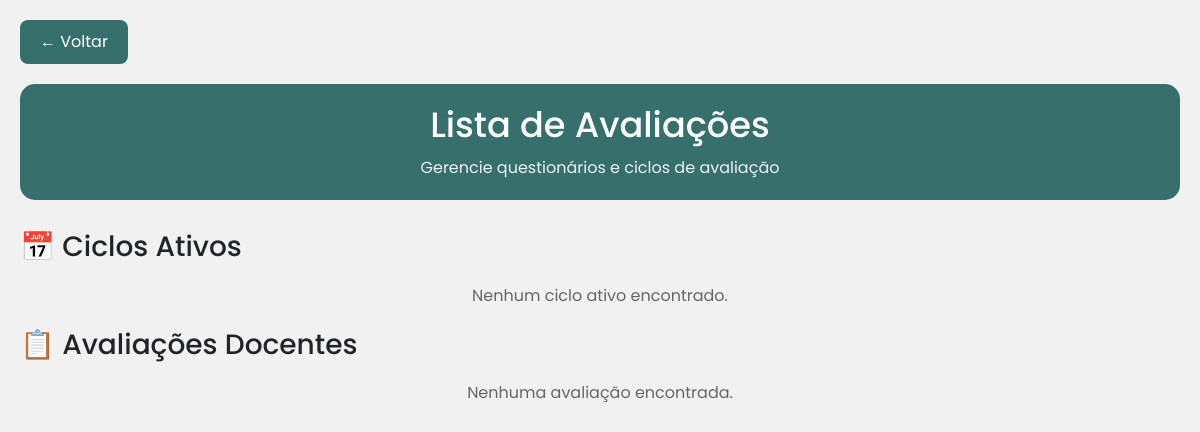
The page /avaliacoes/ (signed in) on the database as committed earlier.
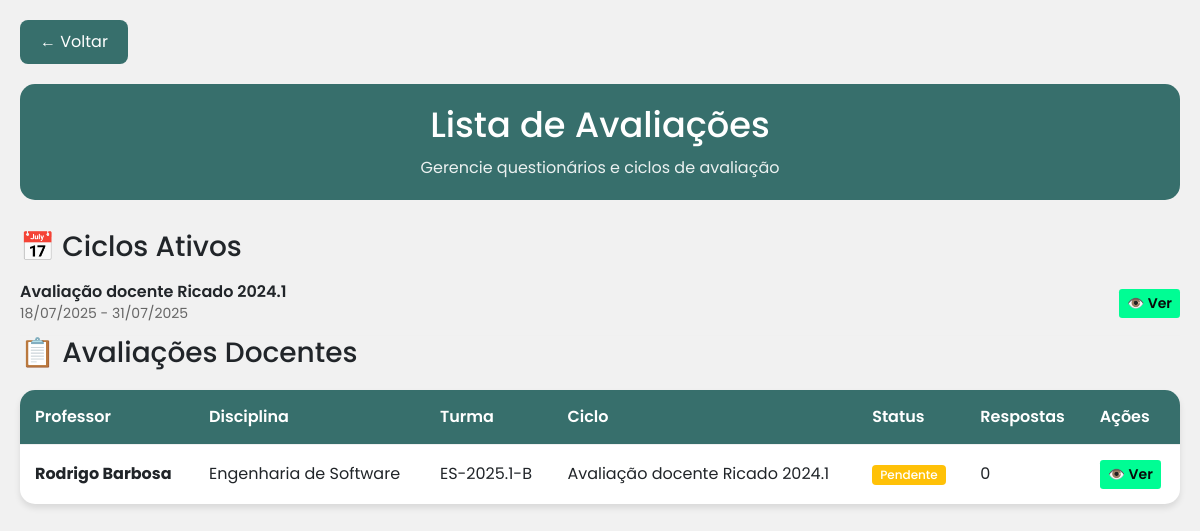
The same page on the database as committed later.
### avaliacao_docente/models.py (models this page shows, shortened)
class CicloAvaliacao(models.Model):
    nome = models.CharField(max_length=100)  # Ex: "Avaliação Docente 2024.1"
    periodo_letivo = models.ForeignKey(
        PeriodoLetivo, on_delete=models.CASCADE, related_name="ciclos_avaliacao"
    )
    data_inicio = models.DateTimeField()
    data_fim = models.DateTimeField()
    questionario = models.ForeignKey(
        QuestionarioAvaliacao, on_delete=models.CASCADE, related_name="ciclos"
    )
    ativo = models.BooleanField(default=True)
    permite_avaliacao_anonima = models.BooleanField(default=True)
    permite_multiplas_respostas = models.BooleanField(default=False)
    enviar_lembrete_email = models.BooleanField(default=True)
    turmas = models.ManyToManyField(
        Turma,
        related_name="ciclos_avaliacao",
        blank=True,
        verbose_name="Turmas que devem responder",
        help_text="Selecione as turmas que devem participar desta avaliação",
    )
    data_criacao = models.DateTimeField(auto_now_add=True)
    criado_por = models.ForeignKey(
        User, on_delete=models.CASCADE, related_name="ciclos_criados"
    )
    class Meta:
        ordering = ["-data_inicio"]
        verbose_name = "Ciclo de Avaliação"
        verbose_name_plural = "Ciclos de Avaliação"

class AvaliacaoDocente(models.Model):
    STATUS_CHOICES = [
        ("pendente", "Pendente"),
        ("em_andamento", "Em Andamento"),
        ("finalizada", "Finalizada"),
        ("cancelada", "Cancelada"),
    ]
    ciclo = models.ForeignKey(
        CicloAvaliacao, on_delete=models.CASCADE, related_name="avaliacoes"
    )
    turma = models.ForeignKey(
        Turma, on_delete=models.CASCADE, related_name="avaliacoes_docente"
    )
    professor = models.ForeignKey(
        PerfilProfessor, on_delete=models.CASCADE, related_name="avaliacoes_recebidas"
    )
    disciplina = models.ForeignKey(
        Disciplina, on_delete=models.CASCADE, related_name="avaliacoes_docente"
    )
    status = models.CharField(max_length=15, choices=STATUS_CHOICES, default="pendente")
    data_criacao = models.DateTimeField(auto_now_add=True)
    data_atualizacao = models.DateTimeField(auto_now=True)
    class Meta:
        unique_together = ["ciclo", "turma", "professor", "disciplina"]
        ordering = ["-data_criacao"]
        verbose_name = "Avaliação Docente"
        verbose_name_plural = "Avaliações Docentes"
    def total_respostas(self):
        return self.respostas.values("aluno").distinct().count()

class PerfilProfessor(models.Model):
    user = models.OneToOneField(
        User, on_delete=models.CASCADE, related_name="perfil_professor"
    )
    registro_academico = models.CharField(max_length=45)
    objects = models.Manager()  # Manager padrão
    non_admin = PerfilProfessorManager()  # Manager que exclui admins
    objects = PerfilProfessorManager()

class Disciplina(models.Model):
    TIPO_CHOICES = [
        ("Obrigatória", "Obrigatória"),
        ("Optativa", "Optativa"),
    ]
    disciplina_nome = models.CharField(max_length=100)
    disciplina_sigla = models.CharField(max_length=45)
    disciplina_tipo = models.CharField(max_length=45, choices=TIPO_CHOICES)
    curso = models.ForeignKey(
        Curso, on_delete=models.CASCADE, related_name="disciplinas"
    )
    professor = models.ForeignKey(
        PerfilProfessor, on_delete=models.CASCADE, related_name="disciplinas"
    )
    periodo_letivo = models.ForeignKey(
        PeriodoLetivo, on_delete=models.CASCADE, related_name="disciplinas"
    )

class Turma(models.Model):
    TURNO_CHOICES = [
        ("matutino", "Matutino"),
        ("vespertino", "Vespertino"),
        ("noturno", "Noturno"),
    ]
    STATUS_CHOICES = [
        ("ativa", "Ativa"),
        ("finalizada", "Finalizada"),
    ]
    codigo_turma = models.CharField(max_length=20, unique=True)  # Ex: "INFO3A-2024.1"
    disciplina = models.ForeignKey(
        Disciplina, on_delete=models.CASCADE, related_name="turmas"
    )
    professor = models.ForeignKey(
        PerfilProfessor, on_delete=models.CASCADE, related_name="turmas"
    )
    periodo_letivo = models.ForeignKey(
        PeriodoLetivo, on_delete=models.CASCADE, related_name="turmas"
    )
    turno = models.CharField(max_length=15, choices=TURNO_CHOICES)
    status = models.CharField(max_length=15, choices=STATUS_CHOICES, default="ativa")
    data_criacao = models.DateTimeField(auto_now_add=True)
    class Meta:
        unique_together = ["disciplina", "periodo_letivo", "turno"]
        ordering = ["periodo_letivo", "disciplina__disciplina_nome"]

### avaliacao_docente/views.py (the view)
# urls.py: path("avaliacoes/", views.listar_avaliacoes, name="listar_avaliacoes"),
@login_required
def listar_avaliacoes(request):
    if hasattr(request.user, "perfil_aluno"):
        from django.db.models import Q
        turmas_aluno = request.user.perfil_aluno.matriculas.filter(
            status="ativa"
        ).values_list("turma_id", flat=True)
        avaliacoes_disponiveis = (
            AvaliacaoDocente.objects.filter(
                ciclo__ativo=True,
                turma_id__in=turmas_aluno,  # Apenas das turmas em que o aluno está matriculado
            )
            .exclude(
                respostas__aluno=request.user.perfil_aluno
            )
            .distinct()
            .order_by("-data_criacao")
        )
        avaliacoes = avaliacoes_disponiveis
        titulo = "Avaliações Disponíveis para Responder"
    else:
        avaliacoes = AvaliacaoDocente.objects.filter(ciclo__ativo=True).order_by(
            "-data_criacao"
        )
        titulo = "Avaliações Docentes"
    ciclos = CicloAvaliacao.objects.filter(ativo=True).order_by("-data_inicio")
    paginator = Paginator(avaliacoes, 10)
    page_number = request.GET.get("page")
    page_obj = paginator.get_page(page_number)
    context = {
        "avaliacoes": page_obj,
        "ciclos": ciclos,
        "titulo": titulo,
    }
    return render(request, "avaliacoes/listar_avaliacoes.html", context)

### avaliacao_docente/templatetags/user_tags.py (called while the page is built)
@register.filter
def get_user_role(user):
    if check_role(user, "admin"):
        return "Administrador"
    elif check_role(user, "coordenador"):
        return "Coordenador"
    elif check_role(user, "professor"):
        return "Professor"
    elif check_role(user, "aluno"):
        return "Aluno"
    else:
        return "Sem role definida"

@register.filter
def get_user_role_class(user):
    if check_role(user, "admin"):
        return "role-admin"
    elif check_role(user, "coordenador"):
        return "role-coordenador"
    elif check_role(user, "professor"):
        return "role-professor"
    elif check_role(user, "aluno"):
        return "role-aluno"
    else:
        return "role-sem-role"

@register.filter
def get_user_profile_type(user):
    if hasattr(user, "perfil_professor"):
        return "Professor"
    elif hasattr(user, "perfil_aluno"):
        return "Aluno"
    else:
        return "Administrativo"

@register.filter
def has_role(user, role):
    return check_role(user, role)

### templates/avaliacoes/listar_avaliacoes.html (shortened to what this page needs)
{% extends 'avaliacoes/base_avaliacoes.html' %}
{% load user_tags %}
{% block page_title %}Lista de Avaliações{% endblock %}
{% block page_description %}Gerencie questionários e ciclos de avaliação{% endblock %}
{% block content %}
<div class="avaliacoes-grid">
    <div class="avaliacao-card">
        <h3>📅 Ciclos Ativos</h3>
        {% if ciclos %}
        {% for ciclo in ciclos %}
        <div
            style="display: flex; justify-content: space-between; align-items: center; padding: 10px 0; border-bottom: 1px solid #f0f0f0;">
            <div>
                <h6 style="margin: 0; font-weight: 600;">{{ ciclo.nome }}</h6>
                <small style="color: #666;">
                    {{ ciclo.data_inicio|date:"d/m/Y" }} - {{ ciclo.data_fim|date:"d/m/Y" }}
                </small>
            </div>
            <a href="{% url 'detalhe_ciclo_avaliacao' ciclo.id %}" class="btn btn-sm">
                👁️ Ver
            </a>
        </div>
        {% endfor %}
        {% else %}
        <p style="color: #666; text-align: center; margin: 20px 0;">Nenhum ciclo ativo encontrado.</p>
        {% endif %}
    </div>
    <div class="avaliacao-card">
        <h3>📋 {{ titulo }}</h3>
        {% if avaliacoes %}
        <div class="data-table-container">
            {% if user|has_role:"aluno" %}
            <div class="avaliacoes-grid">
                {% for avaliacao in avaliacoes %}
                <div class="avaliacao-card" style="margin-bottom: 15px; padding: 15px; border: 1px solid #ddd; border-radius: 8px;">
                    <h4>{{ avaliacao.disciplina.disciplina_nome }}</h4>
                    <p><strong>Professor:</strong> {{ avaliacao.professor.user.get_full_name }}</p>
                    <p><strong>Turma:</strong> {{ avaliacao.turma.codigo_turma }}</p>
                    <p><strong>Ciclo:</strong> {{ avaliacao.ciclo.nome }}</p>
                    <small style="color: #666;">
                        Período: {{ avaliacao.ciclo.data_inicio|date:"d/m/Y" }} - {{ avaliacao.ciclo.data_fim|date:"d/m/Y" }}
                    </small>
                    <div style="margin-top: 15px;">
                        <a href="{% url 'responder_avaliacao' avaliacao.id %}" class="btn">
                            📝 Responder Avaliação
                        </a>
                    </div>
                </div>
                {% endfor %}
            </div>
            {% else %}
            <table class="data-table">
                <thead>
                    <tr>
                        <th>Professor</th>
                        <th>Disciplina</th>
                        <th>Turma</th>
                        <th>Ciclo</th>
                        <th>Status</th>
                        <th>Respostas</th>
                        <th>Ações</th>
                    </tr>
                </thead>
                <tbody>
                    {% for avaliacao in avaliacoes %}
                    <tr>
                        <td>
                            <strong>{{ avaliacao.professor.user.get_full_name }}</strong>
                        </td>
                        <td>
                            {{ avaliacao.disciplina.disciplina_nome }}
                        </td>
                        <td>
                            {{ avaliacao.turma.codigo_turma }}
                        </td>
                        <td>
                            {{ avaliacao.ciclo.nome }}
                        </td>
                        <td>
                            <span class="badge bg-{% if avaliacao.status == 'pendente' %}warning{% elif avaliacao.status == 'em_andamento' %}info{% elif avaliacao.status == 'finalizada' %}success{% else %}secondary{% endif %}">
                                {{ avaliacao.get_status_display }}
                            </span>
                        </td>
                        <td>
                            {{ avaliacao.total_respostas }}
                        </td>
                        <td>
                            <a href="{% url 'visualizar_avaliacao' avaliacao.id %}" class="btn btn-sm" title="Visualizar">
                                👁️ Ver
                            </a>
                        </td>
                    </tr>
                    {% endfor %}
                </tbody>
            </table>
            {% endif %}
        </div>
        {% else %}
        <p style="color: #666; text-align: center; margin: 20px 0;">
            {% if user|has_role:"aluno" %}
            Nenhuma avaliação disponível para responder no momento.
            {% else %}
            Nenhuma avaliação encontrada.
            {% endif %}
        </p>
        {% endif %}
    </div>
</div>
{% endblock %}

### templates/avaliacoes/base_avaliacoes.html (shortened to what this page needs)
{% load user_tags %}
{% load static %}
<!DOCTYPE html>
<html lang="pt-br">
<head>
    <link href="https://cdn.jsdelivr.net/npm/bootstrap@5.3.0/dist/css/bootstrap.min.css" rel="stylesheet">
</head>
<body>
    <main>
        <div class="container">
            <a href="javascript:history.back()" class="back-button">← Voltar</a>
            <div class="header">
                <h1>{% block page_title %}{{ titulo }}{% endblock %}</h1>
                <p>{% block page_description %}Sistema de Avaliação Docente{% endblock %}</p>
            </div>
            {% block content %}{% endblock %}
        </div>
    </main>
</body>
</html>

### templates/perfil.html (shortened to what this page needs)
{% block content %}
{% load static %}
{% load user_tags %}
{% endblock %}

### templates/avaliacoes/base_avaliacoes.html (style rules this page uses)
:root { --cor01: #f0f0f0; --cor01-alt: #f1f1f1; --cor02: #00fd94; --cor03: #376f6c; --cor04: #1e3231; --cor05: #090909; --cor06: #00cafd; --cor07: #ffffff; --cor08: #ff3c3c; --font01: "Poppins", sans-serif; --font02: "Vidaloka", serif; --shadow: 2px 2px 10px rgba(0, 0, 0, 0.2); --shadow-alt: 4px 2px 8px rgba(0, 0, 0, 0.2); --border-radius-small: 5px; --border-radius-medium: 15px; --border-radius-large: 25px; --border-radius-xl: 35px; --border-radius-circle: 50%; --spacing-xs: 5px; --spacing-sm: 10px; --spacing-md: 15px; --spacing-lg: 20px; --spacing-xl: 25px; --spacing-2xl: 40px; --spacing-3xl: 50px; --transition-fast: 0.2s; --transition-medium: 0.3s; }
* { margin: 0; padding: 0; box-sizing: border-box; font-family: var(--font01); }
body { background: var(--cor01); }
.container { max-width: 1200px; margin: 0 auto; padding: 20px; }
.header { background: var(--cor03); color: white; padding: 20px; border-radius: var(--border-radius-medium); margin-bottom: 30px; text-align: center; }
.header h1 { margin: 0 0 10px 0; font-size: 2.2em; }
.header p { margin: 0; opacity: 0.9; }
.btn { background: var(--cor02); color: var(--cor05); padding: 12px 24px; border: none; border-radius: 8px; font-size: 16px; font-weight: 600; cursor: pointer; transition: all 0.3s; text-decoration: none; display: inline-block; }
.back-button { background: var(--cor03); color: white; text-decoration: none; padding: 10px 20px; border-radius: 8px; display: inline-block; margin-bottom: 20px; transition: all 0.3s; }
.data-table { width: 100%; border-collapse: collapse; margin-top: 20px; background: var(--cor07); border-radius: var(--border-radius-medium); overflow: hidden; box-shadow: 0 4px 6px rgba(0, 0, 0, 0.1); }
.data-table th, .data-table td { padding: 15px; text-align: left; border-bottom: 1px solid #f0f0f0; }
.data-table th { background: var(--cor03); color: white; font-weight: 600; }
.data-table tbody tr:last-child td { border-bottom: none; }

### templates/avaliacoes/listar_avaliacoes.html (style rules this page uses)
.badge { padding: 0.25rem 0.5rem; font-size: 0.75rem; font-weight: 500; line-height: 1; color: #fff; text-align: center; white-space: nowrap; vertical-align: baseline; border-radius: 0.25rem; }
.btn-sm { padding: 0.25rem 0.5rem; font-size: 0.875rem; line-height: 1.5; border-radius: 0.2rem; }

### templates/perfil.html (style rules this page uses)
:root { --cor01: #f1f1f1; --cor02: #00fd94; --cor03: #376f6c; --cor04: #1e3231; --cor05: #090909; --cor06: #00cafd; --cor07: #ffffff; --cor08: #ff3c3c; --shadow: 4px 2px 8px rgba(0, 0, 0, 0.2); --gradient-primary: linear-gradient(135deg, var(--cor03) 0%, var(--cor04) 100%); --gradient-secondary: linear-gradient(135deg, var(--cor02) 0%, var(--cor06) 100%); }

Rows that differ between the two databases and show on the page:
added CicloAvaliacao: nome "Avaliação docente Ricado 2024.1", data_inicio "18/07/2025", data_fim "31/07/2025"
added AvaliacaoDocente: professor.user.get_full_name "Rodrigo Barbosa", disciplina.disciplina_nome "Engenharia de Software", turma.codigo_turma "ES-2025.1-B", ciclo.nome "Avaliação docente Ricado 2024.1", status "Pendente", total_respostas "0"
Other text that changed with them:
text no longer shown: "Nenhum ciclo ativo encontrado. Nenhuma avaliação encontrada."
text now shown: "Professor Disciplina Turma Ciclo Status Respostas Ações"
